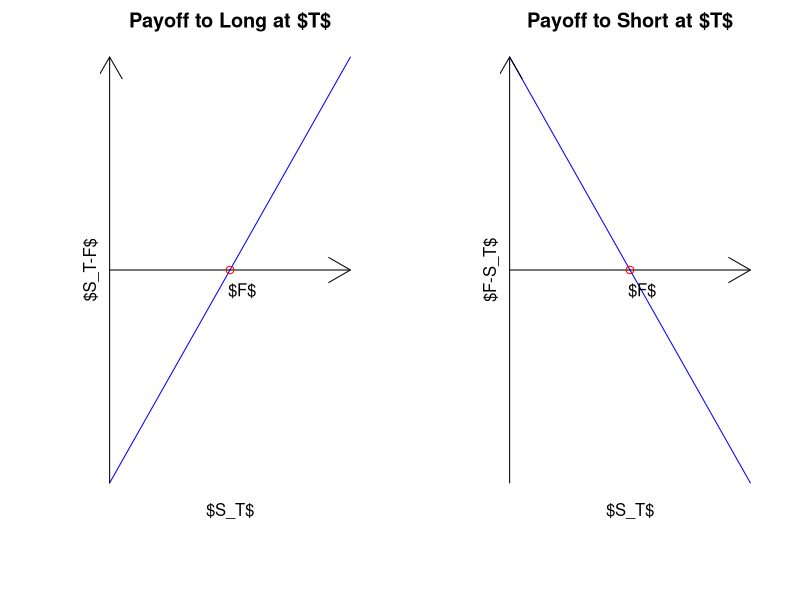

Generate this figure with R:
## ---- chunk 1
par(
  mar = c(5, 5, 2, 2),
  oma = c(0, 0, 0, 0),
  mgp = c(0, 0, 0),
  xaxt = "n",
  yaxt = "n",
  bty = "n",
  cex = 1.3,
  mfrow=c(1,2)
)

x_values = c(0, 1, 2)
y_values = c(-1, 0 , 1)

plot(
  x_values,
  y_values,
  xlab = '$S_T$',
  ylab = '$S_T-F$',
  lty = 1,
  type = 'l',
  main = "Payoff to Long at $T$",
  col = 'blue'
)

arrows(0, 0, 2, 0)
arrows(0,-1, 0, 1)

points(1, 0, pty = 3, col = 'red')
text(1+0.1, 0-0.1, label = '$F$')


plot(
  x_values,
  -y_values,
  xlab = '$S_T$',
  ylab = '$F-S_T$',
  lty = 1,
  type = 'l',
  main = "Payoff to Short at $T$",
  col = 'blue'
)

arrows(0, 0, 2, 0)
arrows(0,-1, 0, 1)

points(1, 0, pty = 3, col = 'red')
text(1+0.1, 0-0.1, label = '$F$')
